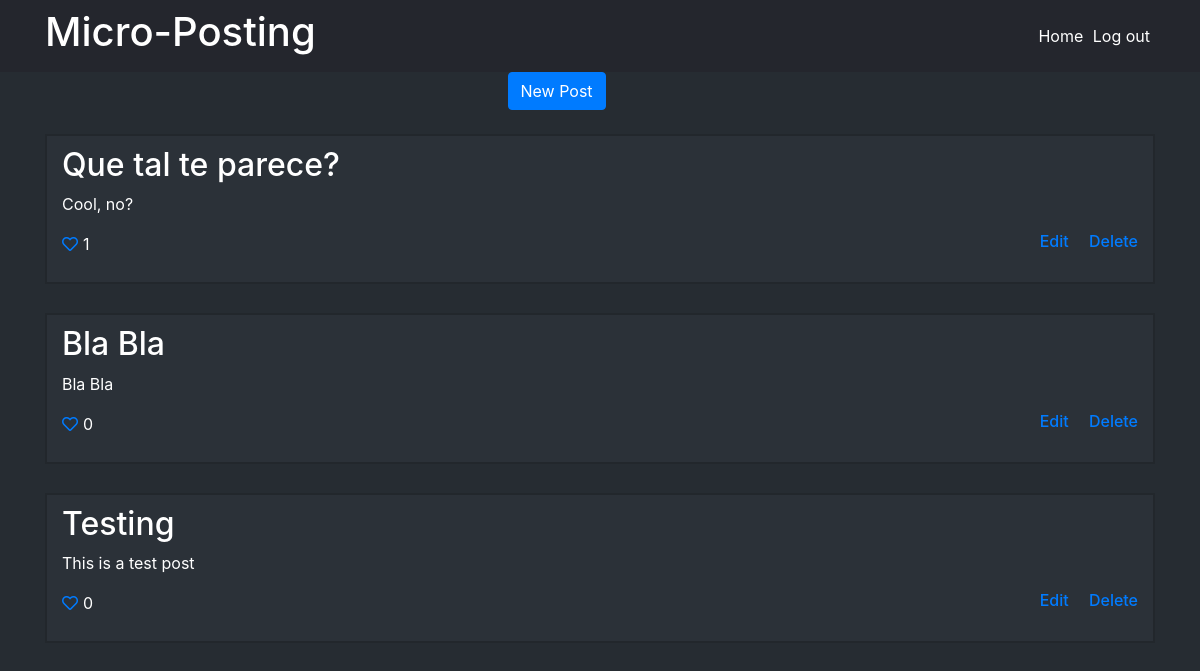
Page / (signed in) on the earlier database version.
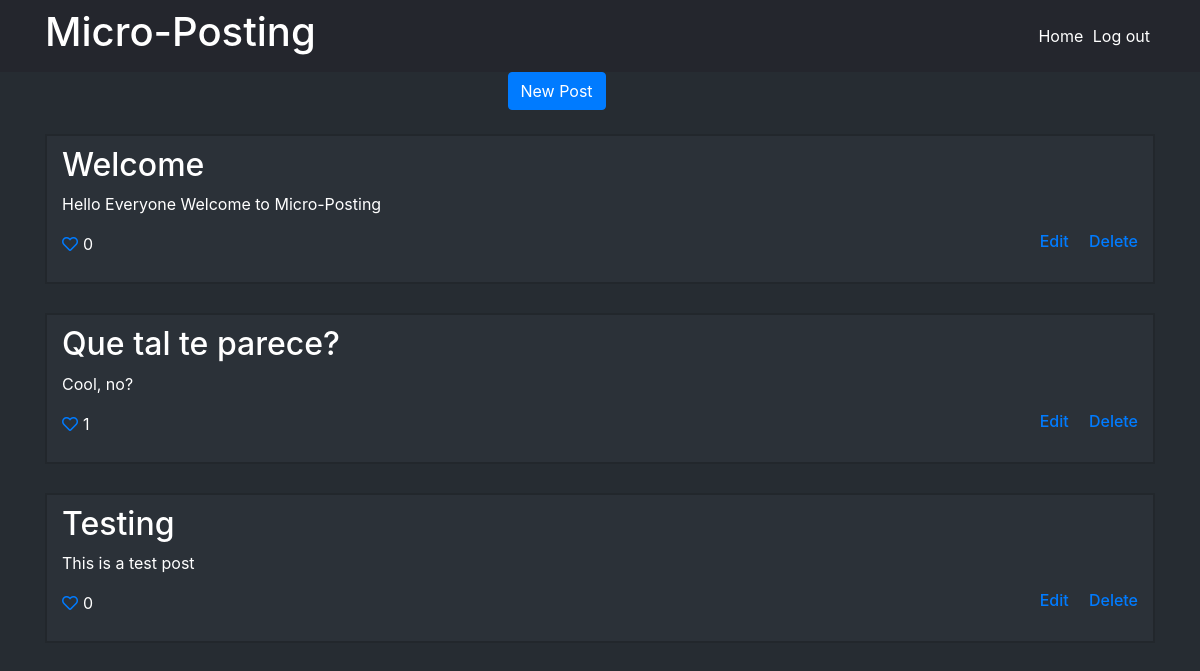
Same page on the later database version.
### app.py (models this page shows)
class Post(db.Model):
	id = db.Column(db.Integer, primary_key = True)
	title = db.Column(db.String)
	body = db.Column(db.Text)
	posted_by = db.Column(db.Integer, db.ForeignKey('user.id'))
	likes = db.relationship('PostLike', backref='post', lazy='dynamic')

### app.py (the view)
@app.route('/')
def index():
	posts = Post.query.order_by(Post.id.desc()).all()
	return render_template("home.html", posts = posts)

### templates/home.html (shortened to what this page needs)
{% extends 'base.html' %}
{% block content %}
	{% if 'user' in session %}
	<a href="{{url_for('post')}}" class="btn btn-primary offset-5"> New Post</a>
		<div id="posts">
			{% for post in posts %}
				<br>
				<div class="post">
					<h2 class="">{{post.title}}</h2>
					<p>{{post.body}}</p>
					{% if session['user'] == post.posted_by %}
					<h6><a href="{{url_for('delete_post', post_id = post.id)}}" class="float-right">&emsp; Delete</a></h6>
					<h6><a href="{{url_for('edit_post', post_id = post.id)}}" class="float-right"> Edit</a></h6>
					{% endif %}
					<p class="likes"><a href="{{url_for('like', post_id = post.id)}}" class="far fa-heart"></a><span style="margin-left: 5px;">{{ post.likes.count() }}</span></p>
				</div>
			{% endfor %}
		</div>
	{% else %}
	<div class="jumbotron">
		<h1 class="text-center">Welcome to Micro-Posting</h1>
		<a href="{{url_for('signup')}}" class="btn btn-lg btn-primary offset-5"> Sign Up</a>
	</div>
	{% endif %}
{% endblock %}

### templates/base.html (shortened to what this page needs)
<!DOCTYPE html>
<html lang="en">
<head>
	<link rel="stylesheet" type="text/css" href="{{url_for('static', filename='css/style.css')}}">
	<link rel="stylesheet" type="text/css" href="{{url_for('static', filename='css/bootstrap.min.css')}}">
	<link rel="stylesheet" href="https://use.fontawesome.com/releases/v5.7.1/css/all.css">
</head>
<body id="body">
	<header id="header" class="navbar navbar-fixed-top navbar-inverse">
		<div class="container">
    		<h1><a href="{{url_for('index')}}">Micro-Posting</a></h1>
    <nav>
          <a href="{{url_for('index')}}" style="display: inline; margin-right: 5px;">Home</a>
          {% if 'user' in session %}
          <a href="{{url_for('logout')}}" style="display: inline; margin-right: 5px;">Log out</a>
          {% else %}
          <a href="{{url_for('login')}}" style="display: inline; margin-right: 5px;">Login</a>
          {% endif %}
    </nav>
  </div>
	</header>
	<div class="container">
	{% block content %}
	{% endblock %}
	</div>
</body>
</html>

### static/css/style.css (style rules this page uses)
#body { background-color: #262c32; color: white; }
#header { background-color: #24262d; }
#header a { color: white; }
#body a { text-decoration: none; }
#posts .post { box-sizing: content-box; border: 2px double #22272c; background-color: #2b3138; margin-bottom: 5px; padding: 10px 15px; }

Differences in the rows shown:
removed Post: title "Bla Bla", body "Bla Bla", likes.count "0"
added Post: title "Welcome", body "Hello Everyone Welcome to Micro-Posting", likes.count "0"
